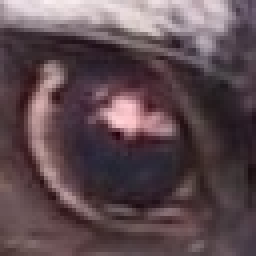
#> input picture frame_2D_alg/images/raccoon_eye.jpg, 64 x 64 px, given in place of raccoon_eye.jpeg, which was not available (shown 4 times larger)
$ python ccs.py
#> lines starting #> are read from the running program, lines starting #| are printed output that depends on the picture; after the words box and inside, x2 and y2 are one past the last pixel; in counts of white or black regions, pixels touching at a corner belong together; pictures that were not available may be replaced by others from this repository, and a replacement may not be noted
### frame_2D_alg/class_cluster.py
"""
Provide a base class for cluster objects in 2D implementation of CogAlg.

Features:
- Unique instance ids per class.
- Instances are retrievable by ids via class.
- Reduced memory usage compared to using dict.
- Methods generated via string templates so overheads caused by
differences in interfaces are mostly eliminated.
- Can be extended/modified further to support main implementation better.

"""

import weakref
from numbers import Number


NoneType = type(None)

_methods_template = '''
@property
def id(self):
    return self._id

def pack(self{pack_args}):
    """Pack all fields/params back into {typename}."""
    {pack_assignments}

def unpack(self):
    """Unpack all fields/params back into the cluster."""
    return ({param_vals})

def accumulate(self, **kwargs):
    """Add a number to specified numerical fields/params."""
    {accumulations}

def __contains__(self, item):
    return (item in {params})

def __delattr__(self, item):
    raise AttributeError("cannot delete attribute from "
                         "'{typename}' object")

def __repr__(self):
    return "{typename}({repr_fmt})" % ({numeric_param_vals})

'''

class MetaCluster(type):
    """
    Serve as a factory for creating new cluster classes.
    """
    def __new__(mcs, typename, bases, attrs):  # called right before a new class is created
        # get fields/params and numeric params
#> called with typename = 'ClusterStructure', bases = ()
        params = tuple(attr for attr in attrs
                       if not attr.startswith('_')
                       and not callable(attr))
        numeric_params = tuple(param for param in params
                               if issubclass(attrs[param], Number))

        # Fill in the template
        methods_definitions = _methods_template.format(
            typename=typename,
            params=str(params),
            param_vals=', '.join(f'self.{param}'
                                 for param in params),
            numeric_param_vals=', '.join(f'self.{param}'
                                         for param in numeric_params),
            pack_args=', '.join(param for param in ('', *params)),
            pack_assignments='; '.join(f'self.{param} = {param}'
                                  for param in params)
                             if params else 'pass',
            accumulations='; '.join(f"self.{param} += "
                                    f"kwargs.get('{param}', 0)"
                                    for param in numeric_params)
                          if params else 'pass',
            repr_fmt=', '.join(f'{param}=%r' for param in numeric_params),
        )
        # Generate methods
        namespace = dict(print=print)
        exec(methods_definitions, namespace)
        # Replace irrelevant names
        namespace.pop('__builtins__')
        namespace.pop('print')

        # Update to attrs
        attrs.update(namespace)

        # Save default types for fields/params
        for param in params:
            attrs[param + '_type'] = attrs.pop(param)
        # attrs['params'] = params
        # attrs['numeric_params'] = numeric_params

        # Add fields/params and other instance attributes
        attrs['__slots__'] = (('_id', 'hid', *params, '__weakref__')
                              if not bases else ('_id', 'hid', *params))

        # Register the new class
        cls = super().__new__(mcs, typename, bases, attrs)

        # Create container for references to instances
        cls._instances = []

        return cls

    # [26 lines left out: functions __call__, get_instance, not called in this run]

    @property
    def instance_cnt(cls):
        return len(cls._instances)


class ClusterStructure(metaclass=MetaCluster):
    """
    Base class for cluster objects in 2D implementation of CogAlg.

    Each time a new instance is created, four things are done:
    - Set initialize field/param.
    - Set id.
    - Save a weak reference of instance inside the class object.
    (meaning that if there's no other references to instance,
    it will be garbage collected, weakref to it will return None
    afterwards)
    - Set higher cluster id to None (no higher cluster structure yet)

    Examples
    --------
    >>> from frame_class import Cluster
    >>> class CP(Cluster):
    >>>     L = int  # field/param name and default type
    >>>     I = int
    >>>
    >>> P1 = CP(L=1, I=5) # initialized with values
    >>> print(P1)
    CP(L=1, I=5)

    >>> P2 = CP()  # default initialization
    >>> print(P2)
    CP(L=0, I=0)

    >>> print(P1.id, P2.id)  # instance's ids
    0 1

    >>> # look for object by instance's ids
    >>> print(CP.get_instance(0), CP.get_instance(1))
    CP(L=1, I=5) CP(L=0, I=0)

    >>> P2.L += 1; P2.I += 10  # assignment, fields are mutable
    >>> print(P2)
    CP(L=1, I=10)

    >>> # field/param types are not constrained, so be careful!
    >>> P2.L = 'something'
    >>> print(P2)
    CP(L='something', I=10)

    """

    def __init__(self, **kwargs):
        pass

# [3 lines that do not run on import are left out]

### frame_2D_alg/utils.py
from itertools import (repeat, accumulate, chain, starmap, tee)
import numbers
import numpy as np

import cv2

# ----------------------------------------------------------------------------
# Constants

# colors
WHITE = 255
BLACK = 0
GREY = 128
DGREY = 64
LGREY = 192

masking_val = 128  # Pixel at this value can be over-written

SIGN_MAPS = {
    'binary': {
        False: BLACK,
        True: WHITE,
    },
    'ternary': {
        0: WHITE,
        1: BLACK,
        2: GREY
    },
}

# ----------------------------------------------------------------------------
# General purpose functions

# [14 lines left out: functions bipolar, pairwise, not called in this run]


def flatten(listOfLists):
    "Flatten one level of nesting"
    return chain.from_iterable(listOfLists)


def minmax(iterable, min=min, max=max, tee=tee):
    a, b = tee(iterable)
    return min(a), max(b)


# [4 lines left out: function array2image, not called in this run]


def imread(filename, raise_if_not_read=True):
    "Read an image in grayscale, return array."
#> called with filename = 'images/raccoon_eye.jpeg', raise_if_not_read = True
    try:
        return cv2.imread(filename, 0).astype(int)
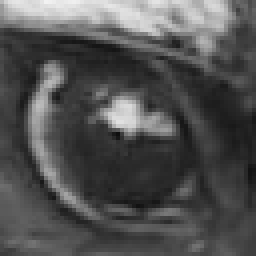
#> returned value: shape (64, 64) int64 (shown 4 times larger); min 15, max 242, mean 81.4
    except AttributeError:
        if raise_if_not_read:
            raise SystemError('image is not read')
        else:
            print('Warning: image is not read')
            return None


def imwrite(filename, img):
    "Write image with cv2.imwrite."
    cv2.imwrite(filename, img)

# ----------------------------------------------------------------------------
# Blob slicing

# [39 lines left out: functions slice_to_box, localize, not called in this run]


def shrink(shape, x, axes=(0, 1)):
    '''Return shape tuple that is shrunken by x units.'''
    return tuple(X - x if axis in axes else X for axis, X in enumerate(shape))

# ----------------------------------------------------------------------------
# Blob drawing

# [203 lines left out: functions map_sub_blobs, map_frame_binary, map_frame, draw_blob, draw_stack, stack_box and 5 more, not called in this run]

# ---------------------------------------------------------------------
# ----------------------------------------------------------------------------

### frame_2D_alg/ccs.py
# generic cycle: xcomp -> prune (links) -> form (clusters) -> sub+ eval ) agg+ eval
import numpy as np
from frame_blobs import ave
from collections import deque, namedtuple
from itertools import product

from utils import imread

# TODO:
# - data management
#   - Structure
#   - Life-cycle
#   - Cross-reference/duplication
# - define get_adj_


class CCBase:
    graphT = namedtuple("graphT", "node_ link_")
    cnodeT = None
    def __init__(self, igraph, sub=False):
        # inputs
        self.igraph = igraph      # input graph
        self.do_sub = sub

        # outputs
        self.cgraph = None

    def evaluate(self):
        # generic cycle: xcomp -> prune (links) -> form (clusters) -> sub+ eval ) agg+ eval
        self.cgraph = self.graphT([], [])  # clustered object

        self.xcmp()
        self.prune()
        self.form()
        if self.do_sub: self.sub()

    def xcmp(self):
        # for link in link_:
        #     cmp(link._node, link.node)
        # (optional) combine()
        raise NotImplementedError

    def prune(self):
        # remove weak links
        raise NotImplementedError

    def form(self):
        # [11 lines of commented-out code are left out]
        raise NotImplementedError

    def sub(self):
        raise NotImplementedError


# Demonstration example of FrameBlobs:
class FrameBlobs(CCBase):
    UNFILLED = -1
    EXCLUDED = -2
    cnodeT = blobT = namedtuple("blobT", "id sign dert root fopen")
    cnodeT.G = property(lambda self: np.hypot(*self.dert[1:3]))   # G from Dy, Dx

    def xcmp(self):
        self.i__ = self.igraph.node_
        self.dy__ = np.zeros_like(self.i__, float)
        self.dx__ = np.zeros_like(self.i__, float)
        self.g__ = np.zeros_like(self.i__, float)

        # loop thru links
        for _idx, idx, (disty, distx) in self.igraph.link_:
            # compare each pair
            d__ = self.i__[idx] - self.i__[_idx]
            # compute directional derivatives:
            dist2 = disty**2 + distx**2
            dy__ = d__ * disty / dist2
            dx__ = d__ * distx / dist2
            self.dy__[_idx] += dy__; self.dy__[idx] += dy__
            self.dx__[_idx] += dx__; self.dx__[idx] += dx__
#> this loop made 4 passes
#> (disty, distx, dist2) on passes 1 to 4: (1, 0, 1), (0, 1, 1), (1, 1, 2), (1, -1, 2)
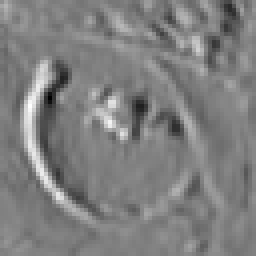
#> self.dx__: shape (64, 64) float64 (shown 4 times larger); min -225, max 221, mean -1.6; drawn with min black and max white
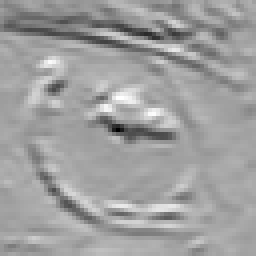
#> self.dy__: shape (64, 64) float64 (shown 4 times larger); min -331.5, max 187, mean -7.4; drawn with min black and max white

        # combine (optional?)
        self.g__ = np.hypot(self.dy__, self.dx__)
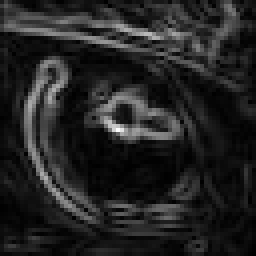
#> self.g__: shape (64, 64) float64 (shown 4 times larger); min 0, max 339.6, mean 47.6; drawn with min black and max white

    def prune(self):
        # filter low-value links
        self.s__ = ave - self.g__ > 0   # sever (implicit) links of different-signed neighbors
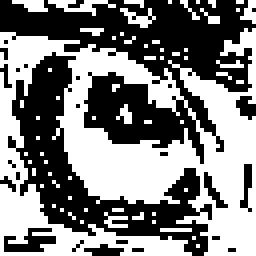
#> self.s__: shape (64, 64) bool (shown 4 times larger); 50.1% white; 26 black regions (21 under 20 px), largest, box (x1, y1, x2, y2) and area: (0, 0, 64, 41) 1130, (2, 13, 53, 64) 742, (1, 57, 14, 63) 45, (59, 24, 64, 30) 20, (60, 41, 63, 53) 20

    def form(self):
        blob_, adjt_ = self.cgraph
        Y, X = self.s__.shape
#> Y = 64; X = 64
        idx = 0
        self.idx__ = np.full((Y, X), -1, 'int32')
        for __y, __x in product(range(Y), range(X)):
            if self.idx__[__y, __x] != self.UNFILLED: continue    # ignore filled/clustered derts
            sign = self.s__[__y, __x]
            fopen = False

            # flood fill the blob, start from current position
            fillQ = deque([(__y, __x)])
            while fillQ:
                _y, _x = fillQ.popleft()
                self.idx__[_y, _x] = idx
                # neighbors coordinates, 4 for -, 8 for +
                adj_yx_ = [ (_y-1,_x), (_y,_x+1), (_y+1,_x), (_y,_x-1) ]
                if sign: adj_yx_ += [(_y-1,_x-1), (_y-1,_x+1), (_y+1,_x+1), (_y+1,_x-1)] # include diagonals
                # search neighboring derts:
                for y, x in adj_yx_:
                    if (y, x) in fillQ: continue
                    if not (0<=y<Y and 0<=x<X) or self.idx__[y, x] == self.EXCLUDED: fopen = True    # image boundary is reached
                    elif self.idx__[y, x] == self.UNFILLED:    # pixel is filled
                        if self.s__[y, x] == sign: fillQ += [(y, x)]     # add to queue if same-sign dert
                    elif self.s__[y, x] != sign:            # else check if same-signed
                        adjt = (self.idx__[y, x], idx)
                        if adjt not in adjt_: adjt_ += [adjt]
            # terminate blob
            msk = (self.idx__ == idx)
            blob = self.blobT(
                id=idx,
                sign=sign,
                root=-1,
                fopen=fopen,
                dert=np.array([
                    self.i__[msk].sum(),            # I
                    self.dy__[msk].sum(),           # Dy
                    self.dx__[msk].sum()]))         # Dx
            blob_ += [blob]
            idx += 1
#> this loop made 4096 passes
#> (sign, blob) on passes 4, 13, 20: (True, (1, True, [3977, -200, 53], -1, True)), (True, (2, True, [6693, -488, -137], -1, True)), (False, (3, False, [1141, -179, -56], -1, True))
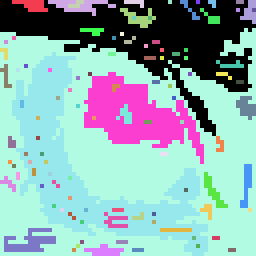
#> self.idx__: shape (64, 64) int32 (shown 4 times larger); 105 distinct labels, from 0 to 104; one colour per label, 0 black
#> after the loop, adjt_ = 104 pairs, first value 0 to 41, second value 1 to 104; blob_ = 105 items; idx = 105

    def sub(self):
        pass

    def intra(self, root_blob):
        pass

if __name__ == "__main__":
    image = imread("images/raccoon_eye.jpeg")
    # form link
    alc, fst, lst = slice(None), slice(None, -1), slice(1, None)
    igraph = CCBase.graphT(
        image,
        [
            ((fst, alc), (lst, alc), (1, 0)),
            ((alc, fst), (alc, lst), (0, 1)),
            ((fst, fst), (lst, lst), (1, 1)),
            ((fst, lst), (lst, fst), (1, -1)),
        ],
    )

    frame_blobs = FrameBlobs(igraph)
    frame_blobs.evaluate()
    import matplotlib.pyplot as plt
    img = np.full((frame_blobs.s__.shape), 128, 'uint8')
    for blob in frame_blobs.cgraph.node_:
        msk = frame_blobs.idx__ == blob.id
        img[msk] = 255 * blob.sign
#> this loop made 105 passes
#> blob on passes 1 to 12: (0, False, [95516, -37681.5, -813.5], -1, True), (1, True, [3977, -200, 53], -1, True), (2, True, [6693, -488, -137], -1, True), (3, False, [1141, -179, -56], -1, True), (4, True, [1150, -23.5, -53.5], -1, True), (5, True, [195, -10, -8], -1, True), (6, True, [1434, -23.5, -45.5], -1, True), (7, True, [173, 5.5, 0.5], -1, True), (8, True, [632, 18.5, -4.5], -1, True), (9, True, [202, -20, 2], -1, True), (10, True, [1233, -5.5, 31.5], -1, True), (11, True, [4229, -38.5, -111.5], -1, False)
#> pass 3, `msk = frame_blobs.idx__ == blob.id`:
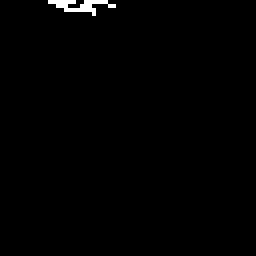
#> msk: shape (64, 64) bool (shown 4 times larger); 0.73% white in thin lines or dots, all inside (x1, y1, x2, y2) = (12, 0, 29, 4)
    plt.imshow(img, cmap='gray')
    plt.show()
